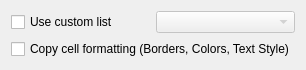
<?xml version="1.0" encoding="UTF-8"?>
<ui version="4.0">
 <author>Stefan Nikolaus &lt;stefan.nikolaus@kdemail.net&gt;</author>
 <comment>This file is part of the KDE project.
Copyright 2010 Stefan Nikolaus &lt;stefan.nikolaus@kdemail.net&gt;

This program is free software; you can redistribute it and/or modify
it under the terms of the GNU General Public License as published by
the Free Software Foundation; either version 2 of the License, or
(at your option) any later version.

This program is distributed in the hope that it will be useful,
but WITHOUT ANY WARRANTY; without even the implied warranty of
MERCHANTABILITY or FITNESS FOR A PARTICULAR PURPOSE.  See the
GNU General Public License for more details.

You should have received a copy of the GNU General Public License
along with this program; if not, write to the Free Software
Foundation, Inc., 51 Franklin Street, Fifth Floor, Boston, MA  02110-1301  USA
</comment>
 <class>Calligra::Sheets::SortDetailsWidget</class>
 <widget class="QWidget" name="SortDetailsWidget">
  <property name="geometry">
   <rect>
    <x>0</x>
    <y>0</y>
    <width>297</width>
    <height>60</height>
   </rect>
  </property>
  <layout class="QGridLayout" name="gridLayout">
   <item row="0" column="0">
    <widget class="QCheckBox" name="m_useCustomLists">
     <property name="text">
      <string>Use custom list</string>
     </property>
    </widget>
   </item>
   <item row="0" column="1">
    <widget class="KComboBox" name="m_customList">
     <property name="enabled">
      <bool>false</bool>
     </property>
     <property name="maximumSize">
      <size>
       <width>300</width>
       <height>16777215</height>
      </size>
     </property>
    </widget>
   </item>
   <item row="1" column="0" colspan="2">
    <widget class="QCheckBox" name="m_copyLayout">
     <property name="text">
      <string>Copy cell formatting (Borders, Colors, Text Style)</string>
     </property>
    </widget>
   </item>
  </layout>
 </widget>
 <customwidgets>
  <customwidget>
   <class>KComboBox</class>
   <extends>QComboBox</extends>
   <header>kcombobox.h</header>
  </customwidget>
 </customwidgets>
 <resources/>
 <connections>
  <connection>
   <sender>m_useCustomLists</sender>
   <signal>toggled(bool)</signal>
   <receiver>m_customList</receiver>
   <slot>setEnabled(bool)</slot>
   <hints>
    <hint type="sourcelabel">
     <x>75</x>
     <y>16</y>
    </hint>
    <hint type="destinationlabel">
     <x>221</x>
     <y>16</y>
    </hint>
   </hints>
  </connection>
 </connections>
</ui>
